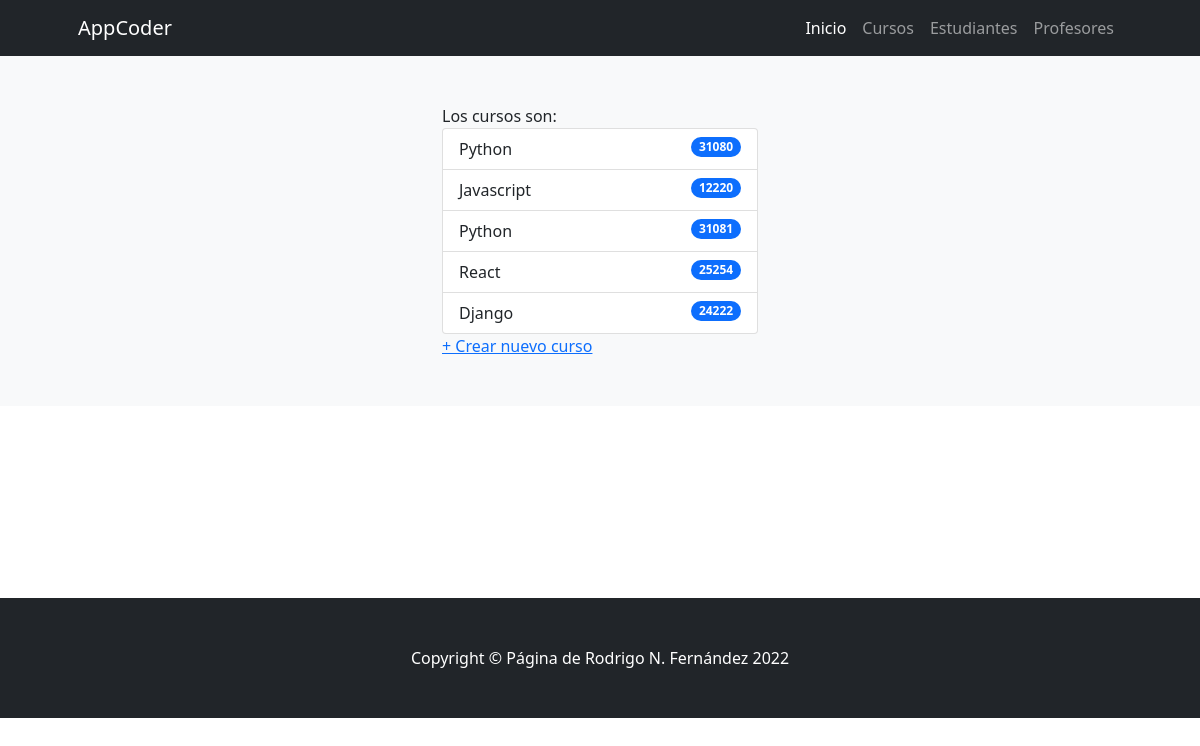
The app's page /coderapp/cursos/, older data.
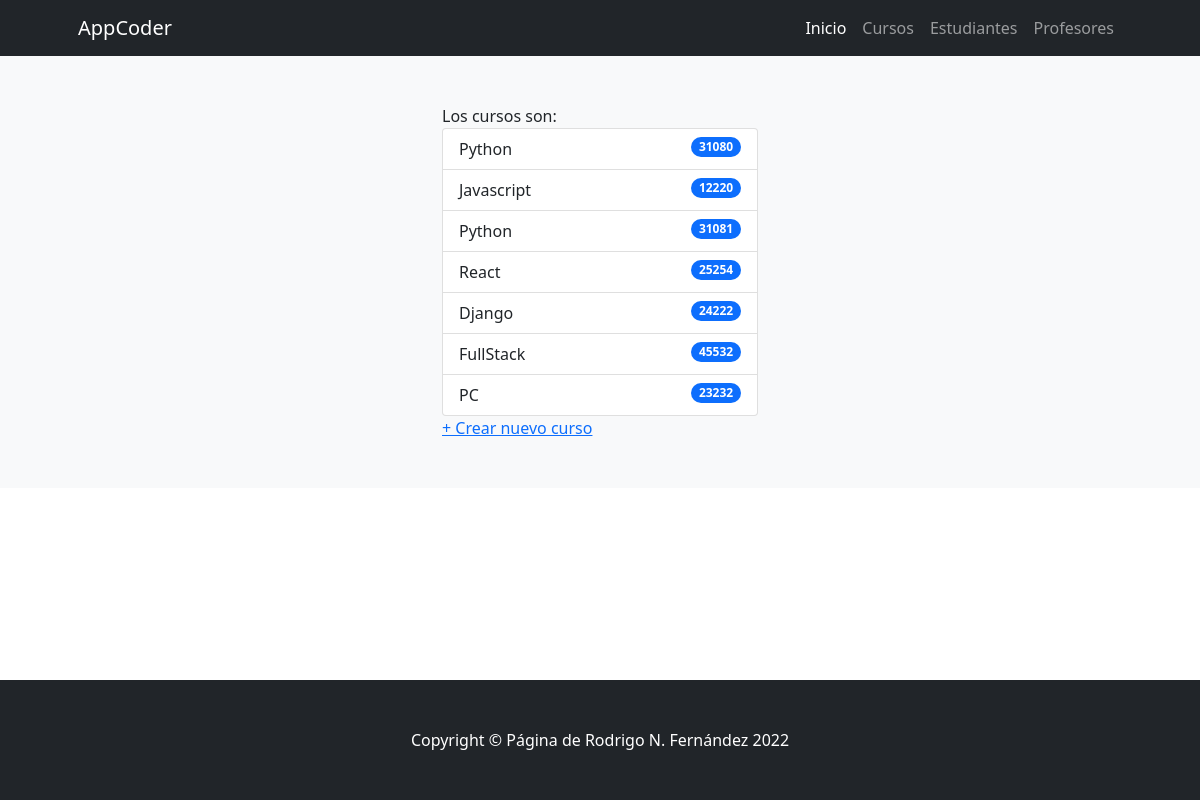
The same page, newer data.
### ProyectoCoderApp/models.py (models this page shows)
class Curso(models.Model):
    nombre = models.CharField(max_length=30) # Texto
    comision = models.IntegerField()

### ProyectoCoderApp/views.py (the view)
# urls.py: path('cursos/',cursos,name="cursos"),
def cursos(request):
    cursos=Curso.objects.all()
    return render(request,'ProyectoCoderApp/cursos.html',{"cursos":cursos})

### ProyectoCoderApp/templates/ProyectoCoderApp/cursos.html (shortened to what this page needs)
{% extends 'ProyectoCoderApp/base.html' %}
{% load static %}
{% block contenidoPagina %}
<section class="bg-light py-5">
    <div class="container px-5">
        <div class="row gx-5 justify-content-center">
            <div class="col-lg-4">
                Los cursos son:
                <ul class="list-group">
                    {% for curso in cursos %}
                        <li class="list-group-item d-flex justify-content-between align-items-start">
                            {{ curso.nombre }}
                            <span class="badge bg-primary rounded-pill">{{ curso.comision }}</span>
                        </li>
                    {% endfor %}
                </ul>
                <a href="{% url 'crear_curso' %}"> + Crear nuevo curso </a>
            </div>
        </div>
    </div>
</section>
{% endblock %}

### ProyectoCoderApp/templates/ProyectoCoderApp/base.html (shortened to what this page needs)
{% load static %}
<!DOCTYPE html>
<html lang="es">
    <head>
        <link href="https://cdn.jsdelivr.net/npm/bootstrap-icons@1.4.1/font/bootstrap-icons.css" rel="stylesheet" />
        <link href="{% static 'css/styles.css' %}" rel="stylesheet" />
    </head>
    <body>
        <nav class="navbar navbar-expand-lg navbar-dark bg-dark">
            <div class="container px-5">
                <a class="navbar-brand" href="{% url 'inicio' %}">AppCoder</a>
                <div class="collapse navbar-collapse" id="navbarSupportedContent">
                    <ul class="navbar-nav ms-auto mb-2 mb-lg-0">
                        <li class="nav-item"><a class="nav-link active" aria-current="page" href="{% url 'inicio' %}">Inicio</a></li>
                        <li class="nav-item"><a class="nav-link" href="{% url 'cursos' %}">Cursos</a></li>
                        <li class="nav-item"><a class="nav-link" href="{% url 'estudiantes' %}">Estudiantes</a></li>
                        <li class="nav-item"><a class="nav-link" href="{% url 'profesores' %}">Profesores</a></li>
                    </ul>
                </div>
            </div>
        </nav>
        {% block contenidoPagina %}
        {% endblock %}
<br><br><br><br><br><br><br><br>
        <footer class="py-5 bg-dark">
            <div class="container px-5"><p class="m-0 text-center text-white">Copyright &copy; Página de Rodrigo N. Fernández 2022</p></div>
        </footer>
    </body>
</html>

Row changes from the older to the newer data that the page shows:
added Curso: nombre "FullStack", comision "45532"
added Curso: nombre "PC", comision "23232"
